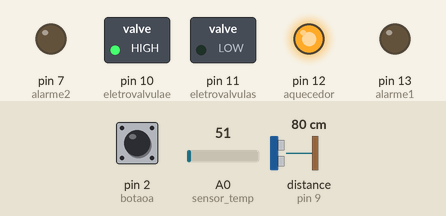
The sketch below on a simulated Arduino Uno, built with avr-gcc and run on an emulated ATmega328P. Parts: switched loads named in the sketch (green lamp = pin HIGH), output pins drawn as LEDs (lit = HIGH). Inputs (shaded band) come from the test bench; at power-on: distance to the obstacle (sensor on pin 9) 80 cm, pin 2 (botaoa) HIGH, A0 (sensor_temp) = 51. What the sketch prints to the serial monitor is not drawn.

Above: at 1.2 s.
1.3 s: distance to the obstacle (sensor on pin 9) set to 156 cm
2.8 s: distance to the obstacle (sensor on pin 9) set to 164 cm
At 3.2 s:
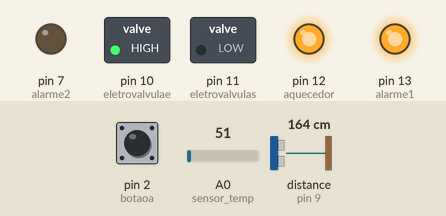
4.3 s: distance to the obstacle (sensor on pin 9) set to 178 cm
5.8 s: distance to the obstacle (sensor on pin 9) set to 187 cm
At 6.5 s:
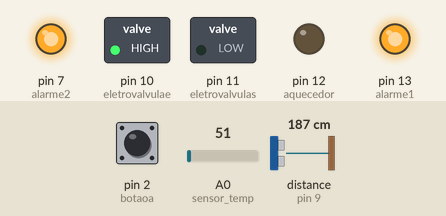
7.3 s: distance to the obstacle (sensor on pin 9) set to 2 cm
At 7.6 s:
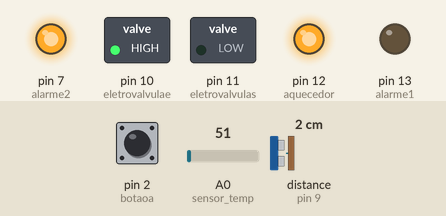
8.8 s: distance to the obstacle (sensor on pin 9) set to 250 cm
At 10.1 s:
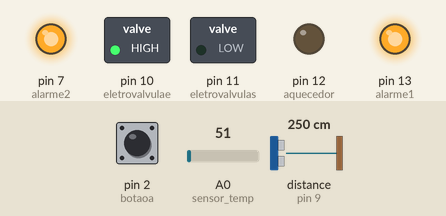
Timing chart, 0 to 11.3 s (numbered marks = the images above; inputs shaded):
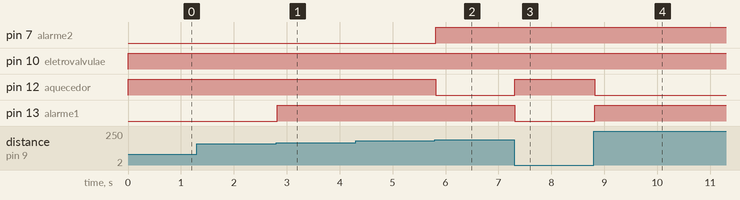

Measured:
- the behaviour switches between 161 and 162 cm on distance to the obstacle (sensor on pin 9) (found by bisection; images 0 and 1)
- the behaviour switches between 181 and 182 cm on distance to the obstacle (sensor on pin 9) (found by bisection; images 1 and 2)
- after the input at 1.3 s, every drawn part: stays the same
- after the input at 2.8 s, pin 13 (alarme1): LOW → HIGH at once
- after the input at 4.3 s, every drawn part: stays the same
- after the input at 5.8 s, pin 7 (alarme2): LOW → HIGH at once; pin 12 (aquecedor): HIGH → LOW at once
- after the input at 7.3 s, pin 12 (aquecedor): LOW → HIGH at once; pin 13 (alarme1): HIGH → LOW at once
- after the input at 8.8 s, pin 12 (aquecedor): HIGH → LOW at once; pin 13 (alarme1): LOW → HIGH at once

The sketch:

sketch_jun25gestudooooo.ino
```cpp
// Controle automático de uma planta de nível
// Mateus Siqueira
#include <Ultrasonic.h>
const int eletrovalvulae = 10;
const int eletrovalvulas = 11;
const int aquecedor = 12;
const int alarme1 = 13;
const int alarme2 = 7;
const int sensor_temp = A0;
int valor_sensor = 0;

Ultrasonic ultrasonic(8, 9);
int distance;
const int botaoa = 2;
void setup() {
  Serial.begin(9600);
  pinMode(sensor_temp, INPUT);
  pinMode(eletrovalvulae, OUTPUT);
  pinMode(eletrovalvulas, OUTPUT);
  pinMode(aquecedor, OUTPUT);
  pinMode(alarme1, OUTPUT);
  pinMode(alarme2, OUTPUT);
  pinMode(botaoa, INPUT_PULLUP);
  attachInterrupt(digitalPinToInterrupt(botaoa), desliga, CHANGE);
}

void loop() {
  // put your main code here, to run repeatedly:
  distance = ultrasonic.read();
  int capacidade = map(distance, 0, 200, 100, 0);

  valor_sensor = analogRead(sensor_temp);
  int temperatura = map(valor_sensor, 0, 1023, 0, 50);

  if (capacidade < 100) {
    digitalWrite(eletrovalvulae, 1);
  } else {
    digitalWrite(eletrovalvulae, 0);
  }
  if (capacidade <= 40 || temperatura < 25 || temperatura > 27) {
    digitalWrite(eletrovalvulas, 0);
  } else {
    digitalWrite(eletrovalvulas, 1);
  }
  if (capacidade < 10) {

    digitalWrite(alarme2, 1);
  }
  if (capacidade < 20) {
    digitalWrite(alarme1, 1);
  } else {
    digitalWrite(alarme1, 0);
  }
  if (capacidade >= 10 && temperatura < 25) {
    digitalWrite(aquecedor, 1);
  } else {
    digitalWrite(aquecedor, 0);
  }
  Serial.println(temperatura);
}
void desliga() {
  digitalWrite(alarme2, 0);
}
```
